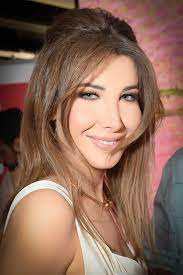
#> input picture Recognition/TrainingImages/1_nancy/download (1).jpeg, 183 x 275 px, found by its file name; its folder holds 3 pictures in this run
$ jupyter execute --allow-errors recognation.ipynb
#> lines starting #> are read from the running program, lines starting #| are printed output that depends on the picture; after the words box and inside, x2 and y2 are one past the last pixel; in counts of white or black regions, pixels touching at a corner belong together; pictures that were not available may be replaced by others from this repository, and a replacement may not be noted
[cell 1]
# All the imports you will need in the whole lab
from skimage.feature import graycomatrix, graycoprops
from skimage import io
from skimage.color import rgb2gray
import matplotlib.pyplot as plt
import os, sys
import numpy as np

import cv2

[cell 2]
# [25 lines left out: function get_lbp_hist, not called in this run]

[cell 3]
# [15 lines left out: function train_lbph_input, not called in this run]


#LBPH.predict(Face)

[cell 4]
# [16 lines left out: function train_lbph, not called in this run]

[cell 5]
#compares from training and coming image
# [14 lines left out: function predict_lbph, not called in this run]

[cell 6]
#make preprocessing then uses this
def extract_faces_label(gray,save):
    faceCascade = cv2.CascadeClassifier(cv2.data.haarcascades +  "haarcascade_frontalface_default.xml")
    faces = faceCascade.detectMultiScale(
        gray,
        scaleFactor=1.3,
        minNeighbors=4,
        minSize=(60, 60)
    )
    face_images=[]
    for (x, y, w, h) in faces:
        cv2.rectangle(gray, (x, y-15), (x+w, y+h), (0, 255, 0), 2)
        #cv2.putText(gray, 'mhmd' , (x - 10, y - 10), cv2.FONT_HERSHEY_PLAIN,1,(0, 255, 0))
        roi_color = gray[y-15:y + h, x:x + w]

        face_images.append(roi_color)
        if(save == 1):
            io.imsave('../../TrainedResults/' + str(w) + str(h) + '_faces.jpg', roi_color)
    if(save == 1):
        io.imsave('faces_detected.jpg'+names.get_full_name(), image)

    return face_images

[cell 7]
def training_lbp_label(train):
#> called with train = 1
    (images, labels, names, id) = ([], [], {}, 0)
    for (subdirs, dirs, files) in os.walk('../../TrainingImages'):
        for subdir in dirs:
            names[id] = subdir
            subjectpath = os.path.join('../../TrainingImages', subdir)
            num=0
            for filename in os.listdir(subjectpath):
                path = subjectpath + '/' + filename
                lable = subdir
                images.append(cv2.imread(path, 0))
                labels.append(lable)
                num+=1

            id += 1
#> id = 1
    (im_width, im_height) = (68, 68)
#> im_width = 68; im_height = 68

    # Create a np array from the two lists above
    (images_arr, labels_arr) = [np.array(lis) for lis in [images, labels]]
    if(train == 1):
        s1 = images_arr.shape[0]
        total_faces=[]
        for i in range(s1):
            faces = extract_faces_label(images_arr[i],0)
            total_faces.append(faces)

        (faces_arr, labels_arr) = [np.array(lis) for lis in [total_faces, labels]]
        trained_face_recognizer=train_lbph(faces_arr)
        print('done')
        np.save('trained.npy',trained_face_recognizer)

    return labels

#> (a cell that did not finish here is left out)

[cell 9]
def test(imgfile):

    # save np.load
#> called with imgfile = 'salaah_2.jpg'
    np_load_old = np.load
    # modify the default parameters of np.load
    np.load = lambda *a,**k: np_load_old(*a, allow_pickle=True, **k)
#> (reads Python/Recognition/trained.npy from the repository)
    trained_face_recognizer=np.load('trained.npy')
    # restore np.load for future normal usage
    np.load = np_load_old
    myimage=io.imread('../../TestImages/'+imgfile)
    gray = cv2.cvtColor(myimage, cv2.COLOR_BGR2GRAY)
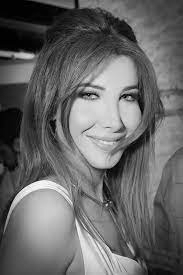
#> gray: shape (275, 183); min 0, max 254, mean 102.6
    faces=extract_faces_label(gray,0)
#> the loop in extract_faces_label, `for (x, y, w, h) in faces:` made 1 pass
#> pass 1, in extract_faces_label, `roi_color = gray[y-15:y + h, x:x + w]`:
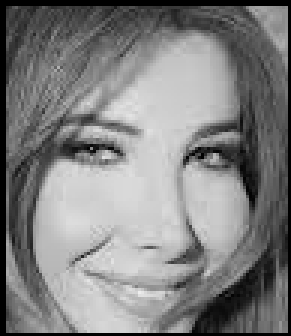
#> roi_color: shape (112, 97) (shown 3 times larger); min 0, max 237, mean 128.4
#> after the loop in extract_faces_label, `for (x, y, w, h) in faces:`:
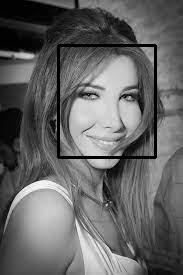
#> gray: shape (275, 183); 2.48% of pixels changed, all inside (x1, y1, x2, y2) = (57, 44, 157, 159)

    for face in faces:
        prediction=predict_lbph(face,trained_face_recognizer,labels)
        if (prediction[1])<3000:
            print(prediction[0])
            cv2.putText(myimage,'recognized - %.0f' % (prediction[1]),(10, 10), cv2.FONT_HERSHEY_PLAIN,1,(0, 255, 0))
        else:
            cv2.putText(myimage,'not recognized',(10, 10), cv2.FONT_HERSHEY_PLAIN,1,(0, 255, 0))
